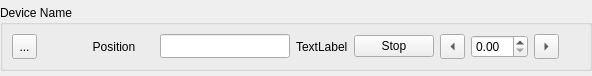
<?xml version="1.0" encoding="UTF-8"?>
<ui version="4.0">
 <class>Form</class>
 <widget class="QWidget" name="Form">
  <property name="sizePolicy">
   <sizepolicy hsizetype="Expanding" vsizetype="Fixed">
    <horstretch>0</horstretch>
    <verstretch>0</verstretch>
   </sizepolicy>
  </property>
  <property name="geometry">
   <rect>
    <x>0</x>
    <y>0</y>
    <width>592</width>
    <height>76</height>
   </rect>
  </property>
  <property name="minimumSize">
   <size>
    <width>0</width>
    <height>0</height>
   </size>
  </property>
  <property name="maximumSize">
   <size>
    <width>16777215</width>
    <height>16777215</height>
   </size>
  </property>
  <property name="windowTitle">
   <string>Form</string>
  </property>
  <layout class="QVBoxLayout" name="verticalLayout">
   <property name="spacing">
    <number>0</number>
   </property>
   <property name="leftMargin">
    <number>0</number>
   </property>
   <property name="topMargin">
    <number>0</number>
   </property>
   <property name="rightMargin">
    <number>0</number>
   </property>
   <property name="bottomMargin">
    <number>0</number>
   </property>
   <item>
    <widget class="QGroupBox" name="device_box">
     <property name="sizePolicy">
      <sizepolicy hsizetype="Expanding" vsizetype="Fixed">
       <horstretch>0</horstretch>
       <verstretch>0</verstretch>
      </sizepolicy>
     </property>
     <property name="title">
      <string>Device Name</string>
     </property>
     <layout class="QHBoxLayout" name="horizontalLayout">
      <item>
       <widget class="QToolButton" name="tool_button">
        <property name="sizePolicy">
         <sizepolicy hsizetype="Preferred" vsizetype="Preferred">
          <horstretch>0</horstretch>
          <verstretch>0</verstretch>
         </sizepolicy>
        </property>
        <property name="minimumSize">
         <size>
          <width>25</width>
          <height>25</height>
         </size>
        </property>
        <property name="maximumSize">
         <size>
          <width>25</width>
          <height>25</height>
         </size>
        </property>
        <property name="text">
         <string>...</string>
        </property>
       </widget>
      </item>
      <item>
       <layout class="QHBoxLayout" name="horizontalLayout_2">
        <item>
         <widget class="SpinnerWidget" name="spinner_widget">
          <property name="minimumSize">
           <size>
            <width>25</width>
            <height>25</height>
           </size>
          </property>
          <property name="maximumSize">
           <size>
            <width>25</width>
            <height>25</height>
           </size>
          </property>
         </widget>
        </item>
        <item>
         <widget class="QLabel" name="readback">
          <property name="minimumSize">
           <size>
            <width>80</width>
            <height>0</height>
           </size>
          </property>
          <property name="maximumSize">
           <size>
            <width>150</width>
            <height>16777215</height>
           </size>
          </property>
          <property name="text">
           <string>Position</string>
          </property>
          <property name="alignment">
           <set>Qt::AlignmentFlag::AlignCenter</set>
          </property>
         </widget>
        </item>
        <item>
         <widget class="QLineEdit" name="setpoint">
          <property name="minimumSize">
           <size>
            <width>80</width>
            <height>24</height>
           </size>
          </property>
          <property name="maximumSize">
           <size>
            <width>150</width>
            <height>16777215</height>
           </size>
          </property>
          <property name="alignment">
           <set>Qt::AlignmentFlag::AlignCenter</set>
          </property>
         </widget>
        </item>
        <item>
         <widget class="QLabel" name="units">
          <property name="text">
           <string>TextLabel</string>
          </property>
         </widget>
        </item>
       </layout>
      </item>
      <item>
       <widget class="QPushButton" name="stop">
        <property name="text">
         <string>Stop</string>
        </property>
       </widget>
      </item>
      <item>
       <widget class="QToolButton" name="tweak_left">
        <property name="minimumSize">
         <size>
          <width>25</width>
          <height>25</height>
         </size>
        </property>
        <property name="maximumSize">
         <size>
          <width>25</width>
          <height>25</height>
         </size>
        </property>
        <property name="text">
         <string>...</string>
        </property>
        <property name="iconSize">
         <size>
          <width>25</width>
          <height>25</height>
         </size>
        </property>
        <property name="arrowType">
         <enum>Qt::ArrowType::LeftArrow</enum>
        </property>
       </widget>
      </item>
      <item>
       <widget class="QDoubleSpinBox" name="step_size"/>
      </item>
      <item>
       <widget class="QToolButton" name="tweak_right">
        <property name="minimumSize">
         <size>
          <width>25</width>
          <height>25</height>
         </size>
        </property>
        <property name="maximumSize">
         <size>
          <width>25</width>
          <height>25</height>
         </size>
        </property>
        <property name="text">
         <string>...</string>
        </property>
        <property name="iconSize">
         <size>
          <width>25</width>
          <height>25</height>
         </size>
        </property>
        <property name="arrowType">
         <enum>Qt::ArrowType::RightArrow</enum>
        </property>
       </widget>
      </item>
      <item>
       <widget class="PositionIndicator" name="position_indicator">
        <property name="minimumSize">
         <size>
          <width>15</width>
          <height>10</height>
         </size>
        </property>
        <property name="maximumSize">
         <size>
          <width>15</width>
          <height>16777215</height>
         </size>
        </property>
        <property name="maximum" stdset="0">
         <double>1.000000000000000</double>
        </property>
        <property name="vertical" stdset="0">
         <bool>true</bool>
        </property>
        <property name="value" stdset="0">
         <double>0.500000000000000</double>
        </property>
        <property name="rounded_corners" stdset="0">
         <number>2</number>
        </property>
       </widget>
      </item>
     </layout>
    </widget>
   </item>
  </layout>
 </widget>
 <customwidgets>
  <customwidget>
   <class>PositionIndicator</class>
   <extends></extends>
   <header>position_indicator</header>
  </customwidget>
  <customwidget>
   <class>SpinnerWidget</class>
   <extends></extends>
   <header>spinner_widget</header>
  </customwidget>
 </customwidgets>
 <resources/>
 <connections/>
</ui>
